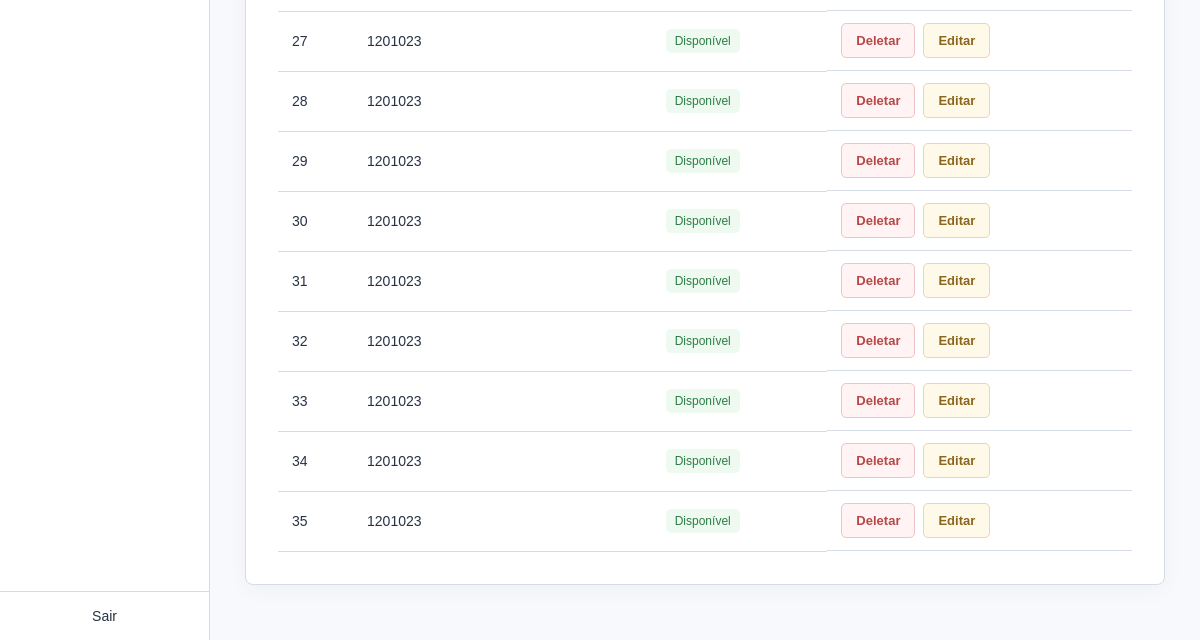
Before: /equipamentos/registros/4 (lower part) with the older database file.
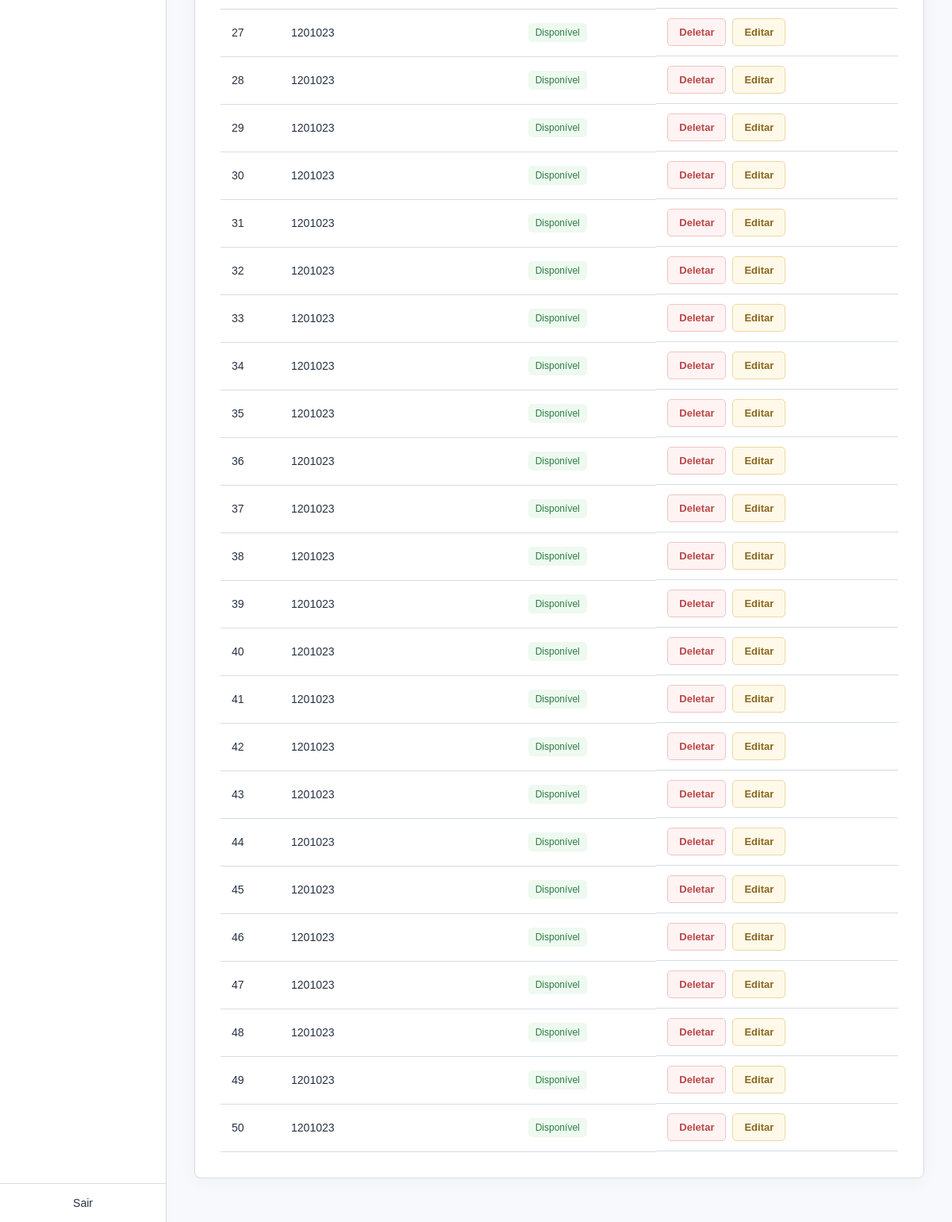
After: the same page with the newer database file.
### nucleo/models.py (models this page shows)
class Equipamentos(models.Model):
    SITUACAO_CHOICES = [
       ('DISPONIVEL', 'Disponível'),
       ('EM_USO', 'Em uso'),
       ('INATIVO', 'Inativo'),
    ]
    tipo = models.ForeignKey(TipoEquipamento, on_delete=models.PROTECT, related_name='equipamentos', null=False, blank=False)
    codigo_patrimonio = models.CharField(max_length=30, null=False)
    situacao = models.CharField(max_length=30, null=False, choices=SITUACAO_CHOICES, default='DISPONIVEL', blank=False)

### nucleo/views.py (the view)
# urls.py: path('equipamentos/registros/<int:id>', views.equipamentos_registros, name='equipamentos-registros-inicial'),
def equipamentos_registros(req, id):
    equipamento = get_object_or_404(TipoEquipamento, id=id)
    equipamentos_registros = Equipamentos.objects.filter(tipo=id)
    pesquisa = req.GET.get('pesquisa', '').strip()
    if pesquisa:
        equipamentos_registros = equipamentos_registros.filter(codigo_patrimonio__icontains=pesquisa)
    return render(req, 'nucleo/equipamentos_registros.html', {
        'tipos_equipamento': equipamento,
        'equipamentos_registros': equipamentos_registros,
        'pesquisa': pesquisa,
    })

### nucleo/templates/nucleo/equipamentos_registros.html (shortened to what this page needs)
{% extends 'nucleo/base.html' %}
{% block content %}
<section class="content-card">
    <div class="table-scroll">
        <table class="collaborator-table">
            <tbody>
                {% for registros in equipamentos_registros %}
                <tr >
                    <td>{{ registros.id }}</td>
                    <td>{{ registros.codigo_patrimonio }}</td>
                    <td><span class="status-badge status-{{ registros.situacao|lower }}">{{ registros.get_situacao_display }}</span></td>
                    <td class="table-actions"><a class="button button-delete" href="{% url 'equipamentos-registros-excluir' registros.id %}">Deletar</a><a class="button button-edit" href="{% url 'equipamentos-registros-editar' registros.id %}">Editar</a></td>
                </tr>
                {% empty %}
                <tr><td colspan="4" class="empty-state">Nenhum equipamento encontrado.</td></tr>
                {% endfor %}
            </tbody>
        </table>
    </div>
</section>
{% endblock %}

### nucleo/templates/nucleo/base.html (shortened to what this page needs)
{% load static %}
<!DOCTYPE html>
<html lang="pt-BR">
<head>
    <link rel="stylesheet" href="{% static 'css/style.css' %}">
</head>
<body>
    <div class="app-layout">
        {% include 'nucleo/partials/sidebar.html' %}
        <main class="main-content">
            {% block content %}{% endblock %}
        </main>
    </div>
</body>
</html>

### nucleo/templates/nucleo/partials/header.html (shortened to what this page needs)
{% load static %}

### nucleo/templates/nucleo/partials/sidebar.html (shortened to what this page needs)
<aside class="sidebar" aria-label="Menu lateral">
    <span class="sidebar-exit">Sair</span>
</aside>

### nucleo/static/css/style.css (style rules this page uses)
:root { --blue: #dce9ff; --blue-border: #9bb8e5; --text: #263244; --border: #d6dce5; --background: #f7f9fc; --green: #3e9158; --red: #b94747; }
* { box-sizing: border-box; }
body { margin: 0; font-family: Arial, sans-serif; color: var(--text); background: var(--background); }
.app-layout { display: flex; min-height: calc(100vh - 62px); }
.sidebar { width: 210px; flex-shrink: 0; display: flex; flex-direction: column; justify-content: space-between; background: #fff; border-right: 1px solid var(--border); }
.sidebar-exit { text-align: center; border-top: 1px solid var(--border); padding: 16px; font-size: 14px; }
.main-content { flex: 1; min-width: 0; padding: 55px 35px; display: flex; justify-content: center; align-items: flex-start; }
.content-card { width: 100%; max-width: 920px; padding: 32px; background: #fff; border: 1px solid var(--border); border-radius: 8px; box-shadow: 0 5px 22px #25334b0a; }
.table-scroll { overflow-x: auto; }
.collaborator-table { width: 100%; border-collapse: collapse; font-size: 14px; }
.table-actions { display: flex; gap: 8px; }
.button-delete { color: var(--red); background: #fff3f3; border-color: #f0c4c4; }
.button-edit { color: #8a661c; background: #fff9e9; border-color: #ecd8a5; }
.status-badge { display: inline-block; padding: 5px 9px; border-radius: 5px; font-size: 12px; white-space: nowrap; }
.status-disponivel { background: #eef9f0; color: #2d7d46; }

Changed rows visible on the page:
added Equipamentos: id "36", codigo_patrimonio "1201023", situacao "Disponível"
added Equipamentos: id "37", codigo_patrimonio "1201023", situacao "Disponível"
added Equipamentos: id "38", codigo_patrimonio "1201023", situacao "Disponível"
added Equipamentos: id "39", codigo_patrimonio "1201023", situacao "Disponível"
added Equipamentos: id "40", codigo_patrimonio "1201023", situacao "Disponível"
added Equipamentos: id "41", codigo_patrimonio "1201023", situacao "Disponível"
added Equipamentos: id "42", codigo_patrimonio "1201023", situacao "Disponível"
added Equipamentos: id "43", codigo_patrimonio "1201023", situacao "Disponível"
added Equipamentos: id "44", codigo_patrimonio "1201023", situacao "Disponível"
added Equipamentos: id "45", codigo_patrimonio "1201023", situacao "Disponível"
added Equipamentos: id "46", codigo_patrimonio "1201023", situacao "Disponível"
added Equipamentos: id "47", codigo_patrimonio "1201023", situacao "Disponível"
added Equipamentos: id "48", codigo_patrimonio "1201023", situacao "Disponível"
added Equipamentos: id "49", codigo_patrimonio "1201023", situacao "Disponível"
added Equipamentos: id "50", codigo_patrimonio "1201023", situacao "Disponível"
